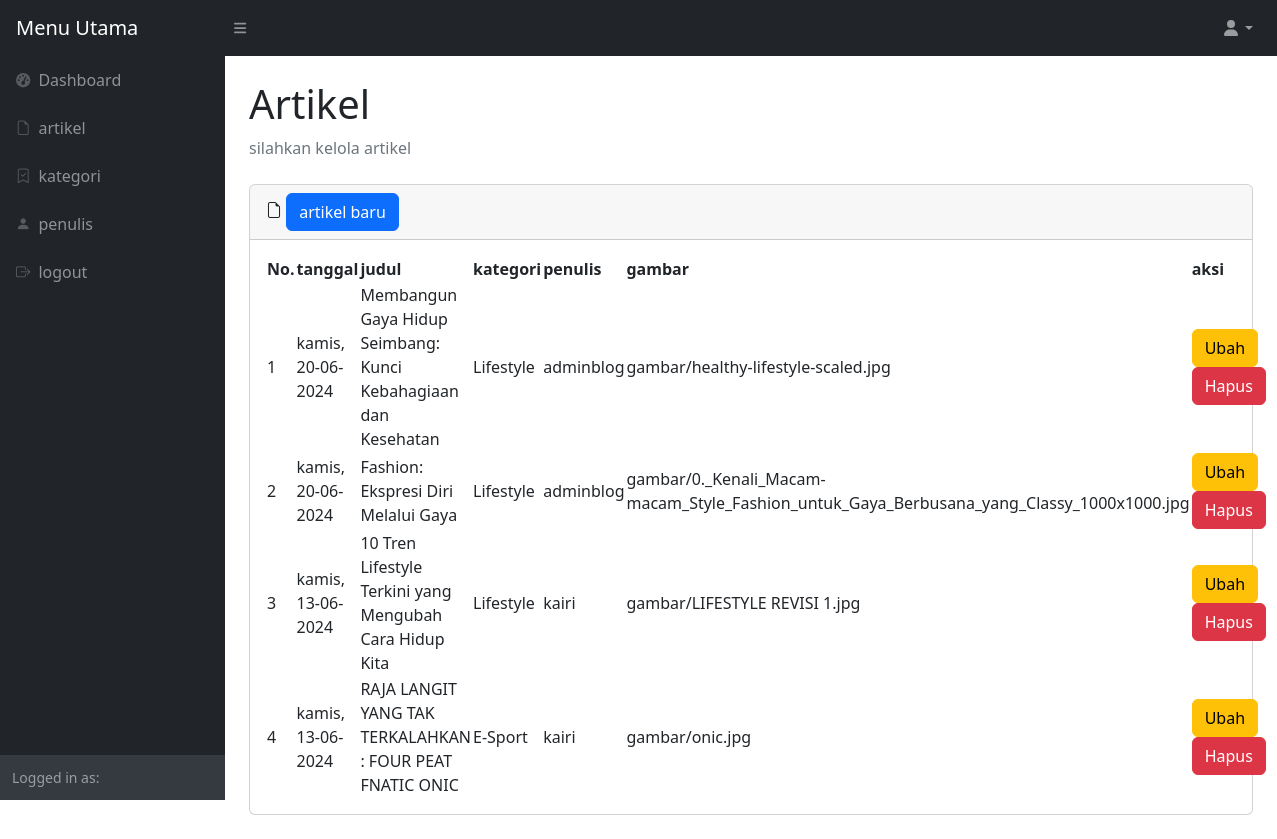
/admin/artikel.php, run on the app's committed database.
### tables this page shows
CREATE TABLE IF NOT EXISTS `kontributor` (
  `id_kontributor` int NOT NULL AUTO_INCREMENT,
  `id_penulis` int DEFAULT NULL,
  `id_kategori` int DEFAULT NULL,
  `id_artikel` int DEFAULT NULL,
  PRIMARY KEY (`id_kontributor`),
  KEY `FK__artikel` (`id_artikel`),
  KEY `FK__kategori` (`id_kategori`),
  KEY `FK__penulis` (`id_penulis`),
  CONSTRAINT `FK__artikel` FOREIGN KEY (`id_artikel`) REFERENCES `artikel` (`id_artikel`) ON DELETE CASCADE ON UPDATE CASCADE,
  CONSTRAINT `FK__kategori` FOREIGN KEY (`id_kategori`) REFERENCES `kategori` (`id_kategori`) ON DELETE CASCADE ON UPDATE CASCADE,
  CONSTRAINT `FK__penulis` FOREIGN KEY (`id_penulis`) REFERENCES `penulis` (`id_penulis`) ON DELETE CASCADE ON UPDATE CASCADE
);

CREATE TABLE IF NOT EXISTS `artikel` (
  `id_artikel` int NOT NULL AUTO_INCREMENT,
  `tanggal` varchar(250) NOT NULL DEFAULT '',
  `judul` varchar(350) NOT NULL,
  `isi` text NOT NULL,
  `gambar` varchar(150) NOT NULL,
  PRIMARY KEY (`id_artikel`)
);

CREATE TABLE IF NOT EXISTS `kategori` (
  `id_kategori` int NOT NULL AUTO_INCREMENT,
  `nama_kategori` varchar(50) NOT NULL,
  `keterangan` varchar(50) NOT NULL,
  PRIMARY KEY (`id_kategori`)
);

CREATE TABLE IF NOT EXISTS `penulis` (
  `id_penulis` int NOT NULL AUTO_INCREMENT,
  `nama_penulis` varchar(50) DEFAULT NULL,
  `email` varchar(50) DEFAULT NULL,
  `password` varchar(50) DEFAULT NULL,
  PRIMARY KEY (`id_penulis`)
);

### admin/artikel.php (the view, shortened to what this page needs)
<?php
require 'function.php';
?>
<!DOCTYPE html>
<html lang="en">
    <head>
        <link href="https://cdn.jsdelivr.net/npm/simple-datatables@7.1.2/dist/style.min.css" rel="stylesheet" />
        <link href="css/styles.css" rel="stylesheet" />
        <link rel="stylesheet" href="https://cdn.jsdelivr.net/npm/bootstrap-icons@1.11.3/font/bootstrap-icons.min.css">
    </head>
    <body class="sb-nav-fixed">
        <nav class="sb-topnav navbar navbar-expand navbar-dark bg-dark">
            <a class="navbar-brand ps-3" href="index.php">Menu Utama</a>
            <button class="btn btn-link btn-sm order-1 order-lg-0 me-4 me-lg-0" id="sidebarToggle" href="#!"><i class="fas fa-bars"></i></button>
            <ul class="navbar-nav ms-auto me-0 me-md-3 my-2 my-md-0">
                <li class="nav-item dropdown">
                    <a class="nav-link dropdown-toggle" id="navbarDropdown" href="#" role="button" data-bs-toggle="dropdown" aria-expanded="false"><i class="fas fa-user fa-fw"></i></a>
                </li>
            </ul>
        </nav>
        <div id="layoutSidenav">
            <div id="layoutSidenav_nav">
                <nav class="sb-sidenav accordion sb-sidenav-dark" id="sidenavAccordion">
                    <div class="sb-sidenav-menu">
                        <div class="nav">
                        <a class="nav-link" href="index.php">
                                <div class="sb-nav-link-icon"><i class="fas fa-tachometer-alt"></i></div>
                                Dashboard
                            </a>
                            <a class="nav-link" href="artikel.php">
                                <div class="sb-nav-link-icon"><i class="bi bi-file-earmark"></i></div>
                                artikel
                            </a>
                            <a class="nav-link" href="kategori.php">
                                <div class="sb-nav-link-icon"><i class="bi bi-bookmark-check"></i></div>
                                kategori
                            </a>
                            <a class="nav-link" href="penulis.php">
                                <div class="sb-nav-link-icon"><i class="bi bi-person-fill"></i></div>
                                penulis
                            </a>
                            <a class="nav-link" href="logout.php">
                                <div class="sb-nav-link-icon"><i class="bi bi-box-arrow-right"></i></div>
                                logout
                            </a>
                        </div>
                    </div>
                    <div class="sb-sidenav-footer">
                        <div class="small">Logged in as:</div>
                    </div>
                </nav>
            </div>
            <div id="layoutSidenav_content">
                <main>
                    <div class="container-fluid px-4">
                        <h1 class="mt-4">Artikel</h1>
                        <ol class="breadcrumb mb-4">
                            <li class="breadcrumb-item active">silahkan kelola artikel</li>
                        </ol>
                        <div class="card mb-4">
                            <div class="card-header">
                                <i class="bi bi-file-earmark"></i>
                                <button  class="btn btn-primary" name="btn_artikel_baru" id="btn_artikel_baru" data-bs-toggle="modal" data-bs-target="#ModalArtikel" >artikel baru</button>
                            </div>
                            <div class="card-body">
                                <table id="datatablesSimple">
                                    <thead>
                                        <tr>
                                            <th>No.</th>
                                            <th>tanggal</th>
                                            <th>judul</th>
                                            <th>kategori</th>
                                            <th>penulis</th>
                                            <th>gambar</th>
                                            <th>aksi</th>
                                        </tr>
                                    </thead>
                                    <tbody>
                                        <?php
                                        $sql = "SELECT
                                                    kontributor.id_kontributor,
                                                    artikel.tanggal,
                                                    artikel.isi,
                                                    kategori.id_kategori,
                                                    artikel.judul,
                                                    penulis.nama_penulis,
                                                    kategori.nama_kategori,
                                                    artikel.gambar
                                                FROM
                                                    kontributor
                                                JOIN
                                                    artikel ON kontributor.id_artikel = artikel.id_artikel
                                                JOIN
                                                    penulis ON kontributor.id_penulis = penulis.id_penulis
                                                JOIN
                                                    kategori ON kontributor.id_kategori = kategori.id_kategori
                                                ORDER BY id_kontributor DESC";
                                        $result = mysqli_query($conn, $sql);
                                        $nomor_urut = 0;
                                        if(mysqli_num_rows($result) > 0){
                                            while($row = mysqli_fetch_assoc($result)) {
                                            $nomor_urut ++;
                                            $data_tanggal = $row['tanggal'];
                                            $data_judul = $row['judul'];
                                            $data_kategori = $row['nama_kategori'];
                                            $data_penulis = $row['nama_penulis'];
                                            $data_gambar = $row['gambar'];
                                            $data_id_kontributor = $row['id_kontributor'];
                                        ?>
                                        <tr>
                                            <td><?php echo $nomor_urut; ?></td>
                                            <td><?php echo $data_tanggal; ?></td>
                                            <td><?php echo $data_judul; ?></td>
                                            <td><?php echo $data_kategori; ?></td>
                                            <td><?php echo $data_penulis;  ?></td>
                                            <td><?php echo $data_gambar;  ?></td>
                                            <td>
                                            <button class="btn btn-warning btn_sm" name= "btn_ubah" data-bs-toggle="modal" data-bs-target="#modalUbahArtikel<?php echo $data_id_kontributor; ?>" >Ubah</button>
                                            <button class="btn btn-danger btn_sm" name= "btn_hapus" data-bs-toggle="modal" data-bs-target="#modalHapusArtikel<?php echo $data_id_kontributor; ?>" >Hapus</button>
                                            </td>
                                        </tr>
                                    <?php
                                            }
                                        } else {
                                            echo "0 result";
                                        }
                                        ?>
                                    </tbody>
                                </table>
                            </div>
                        </div>
                    </div>
                </main>
            </div>
        </div>
    </body>
</html>

### data on the page
kontributor: id_artikel.tanggal "kamis, 20-06-2024", id_artikel.judul "Membangun Gaya Hidup Seimbang: Kunci Kebahagiaan dan Kesehatan", id_kategori.nama_kategori "Lifestyle", id_penulis.nama_penulis "adminblog", id_artikel.gambar "gambar/healthy-lifestyle-scaled.jpg"
kontributor: id_artikel.tanggal "kamis, 20-06-2024", id_artikel.judul "Fashion: Ekspresi Diri Melalui Gaya", id_kategori.nama_kategori "Lifestyle", id_penulis.nama_penulis "adminblog", id_artikel.gambar "gambar/0._Kenali_Macam-macam_Style_Fashion_untuk_Gaya_Berbusana_yang_Classy_1000x1000.jpg"
kontributor: id_artikel.tanggal "kamis, 13-06-2024", id_artikel.judul "10 Tren Lifestyle Terkini yang Mengubah Cara Hidup Kita", id_kategori.nama_kategori "Lifestyle", id_penulis.nama_penulis "kairi", id_artikel.gambar "gambar/LIFESTYLE REVISI 1.jpg"
kontributor: id_artikel.tanggal "kamis, 13-06-2024", id_artikel.judul "RAJA LANGIT YANG TAK TERKALAHKAN : FOUR PEAT FNATIC ONIC", id_kategori.nama_kategori "E-Sport", id_penulis.nama_penulis "kairi", id_artikel.gambar "gambar/onic.jpg"
